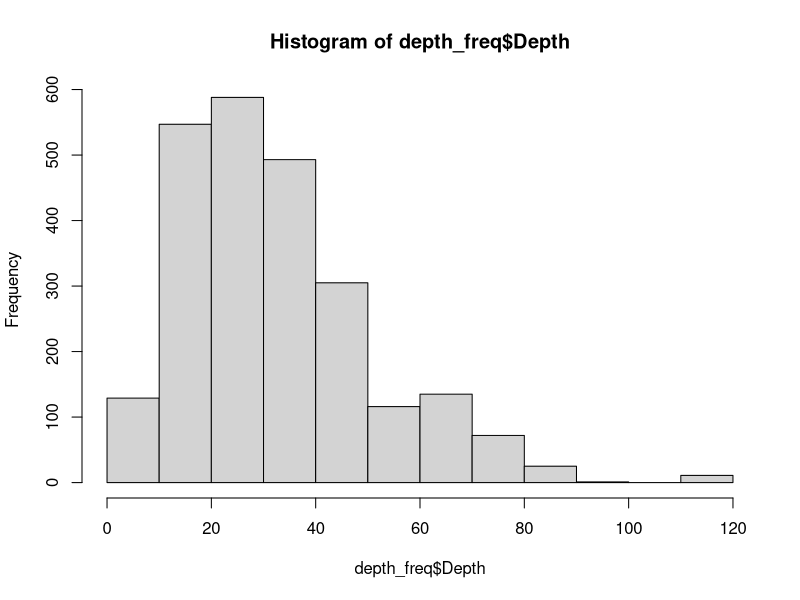

Recreate this plot in R. (Note: this script raises an error after producing the figure.)
### all probability curves

library(tidyverse)
library(dplyr)
library(sm)

setwd("/Users/katieirving/Documents/git/flow_eco_mech")

## work flow
## histograms as probability
## density or probability?
## scale and center using mean depth

## upload data 
## Depth
## Adult

ad_depth_con <- read.csv("output_data/05a_adult_depth_continuous.csv")
ad_depth_cat <- read.csv("output_data/05a_adult_depth_categorical.csv")
juv_depth_con <- read.csv("output_data/05a_juvenile_depth_continuous.csv")
juv_depth_cat <- read.csv("output_data/05a_juvenile_depth_categorical.csv")
sp_depth_cat <- read.csv("output_data/05a_spawning_depth_continuous.csv")

## format spawning
sp_depth_catx <- sp_depth_cat[,c(4,15)]
sp_depth_catx$Depth <- sp_depth_catx$Depth..m.*100
sp_depth_catx$Abundance <- 1
sp_depth_catx$Dataset <- "Saiki"
sp_depth_catx<- sp_depth_catx[, 3:5]
sp_depth_catx$Life_Stage <- "Spawning"
sp_depth_catx
## combine data adult
all_depth <- rbind(ad_depth_con, ad_depth_cat)

all_depth$Life_Stage <- "Adult"
head(all_depth)
all_depth<- all_depth[,-1]

## combine juv depth
juv_depth <- rbind(juv_depth_cat, juv_depth_con)
juv_depth$Life_Stage <- "Juvenile"
juv_depth <- juv_depth[,-1]
## combine all
head(juv_depth)
head(all_depth)
head(sp_depth_catx)
all_depthx <- rbind(all_depth, sp_depth_catx, juv_depth)
all_depthx <- na.omit(all_depthx)
## uncount data into frequency 

## combine data adult
all_depthx <- rbind(ad_depth_con, ad_depth_cat)


depth_freq <- all_depthx %>% 
  uncount(Abundance)
hist(depth_freq$Depth)

##look at different life stages

tx <- depth_freq$Life_Stage == "Adult"
sx <- depth_freq$Life_Stage == "Juvenile"
wx <- depth_freq$Life_Stage == "Spawning"


depth_freq$Dataset_num[tx] <- 1
depth_freq$Dataset_num[sx] <- 2
depth_freq$Dataset_num[wx] <- 3
sum(is.na(depth_freq))

attach(depth_freq)

# create value labels
data.f <- factor(Dataset_num, levels= 1:3,
                 labels = c("Adult", "Juvenile", "Spawning"))
data.f
str(Depth)
as.vector(Depth)
# plot densities
sm.density.compare(as.vector(Depth), Dataset_num, xlab="Depth (cm)")
title(main="Depth Distribution by Life Stage")

# add legend via mouse click
colfill<-c(2:(2+length(levels(data.f))))
legend(locator(1), levels(data.f), fill=colfill)

### individual life stages
## uncount data into frequency

depth_freq <- all_depth %>% 
  uncount(Abundance)
hist(depth_freq$Depth)

##look at different data sets

## compare different data sets
### get numbers for datasets
unique(depth_freq$Dataset)
tx <- depth_freq$Dataset == "Thompson"
sx <- depth_freq$Dataset == "Saiki"
wx <- depth_freq$Dataset == "Wulff"
swx <- depth_freq$Dataset == "SAWA"
smx <- depth_freq$Dataset == "SMEA"

depth_freq$Dataset_num[tx] <- 1
depth_freq$Dataset_num[sx] <- 2
depth_freq$Dataset_num[wx] <- 3
depth_freq$Dataset_num[swx] <- 4
depth_freq$Dataset_num[smx] <- 5

attach(depth_freq)

# create value labels
data.f <- factor(Dataset_num, levels= 1:5,
                 labels = c("Thompson", "Saiki", "Wulff", "SAWA", "SMEA"))
data.f
str(Depth)
as.vector(Depth)
# plot densities
sm.density.compare(as.vector(Depth), Dataset_num, xlab="Depth (cm)")
title(main="Depth Distribution by Dataset")

# add legend via mouse click
colfill<-c(2:(2+length(levels(data.f))))
legend(locator(1), levels(data.f), fill=colfill)

### centered and scaled histogram probability
mean ## 33.5929
(71-33.5929)/4
subset(depth_freq, Scaled_Depth >=2)

depth_freq$Scaled_Depth <-scale(depth_freq$Depth, scale=T, center=T)
scaled_x <- depth_freq$Scaled_Depth
h <- hist(scaled_x)
h$counts=(h$counts/sum(h$counts))*100
plot(h, xlab="Distance from mean Depth", ylab = "Percentage of observations",main = "Adult/Depth: Probability curve")
par(new=TRUE)
xfit<-seq(min(scaled_x),max(scaled_x),length=120)
yfit<-dnorm(xfit,mean=mean(scaled_x),sd=sd(scaled_x))
#plot the line with no axes or labels
plot(xfit, yfit, axes=FALSE, xlab='', ylab='', type='l', col='red' )
#add these now with axis
axis(4, at=pretty(range(yfit)))
scaled_x
dnorm()

### spawning

## uncount data into frequency
sp_depth_catx <- sp_depth_cat[,c(4,15)]
sp_depth_catx$Depth <- sp_depth_catx$Depth..m.*100
sp_depth_catx$Abundance <- 1
sp_depth_catx$Dataset <- "Saiki"
write.csv(sp_depth_catx, "output_data/08a_spawning_depth_abundance.csv")

depth_freq <- sp_depth_catx %>% 
  uncount(Abundance)
hist(depth_freq$Depth)

##look at different sites

## compare different data sets
### get numbers for datasets
unique(depth_freq$Site)
tx <- depth_freq$Site == "MWDA"
sx <- depth_freq$Site == "MWDB"
wx <- depth_freq$Site == "SGRA"
swx <- depth_freq$Site == "SGRB"
tx
sx
wx
swx
depth_freq$Dataset_num[tx] <- 1
depth_freq$Dataset_num[sx] <- 1
depth_freq$Dataset_num[wx] <- 2
depth_freq$Dataset_num[swx] <- 2

depth_freq <- na.omit(depth_freq)
attach(depth_freq)

# create value labels
data.f <- factor(Dataset_num, levels= 1:2,
                 labels = c("Santa Ana", "San Gabriel"))
data.f
str(Depth)
as.vector(Depth)
# plot densities
as.vector(Depth)
sm.density.compare(as.vector(Depth), Dataset_num, xlab="Depth (cm)")
title(main="Depth Distribution by Site (Saiki)")

# add legend via mouse click
colfill<-c(2:(2+length(levels(data.f))))
legend(locator(1), levels(data.f), fill=colfill)

### centered and scaled histogram probability
mean ## 34.5
depth_freq <- na.omit(depth_freq)
mean(depth_freq$Depth)

depth_freq$Scaled_Depth <-scale(depth_freq$Depth, scale=T, center=T)
scaled_x <- depth_freq$Scaled_Depth
h <- hist(scaled_x)
h$counts=(h$counts/sum(h$counts))*100
plot(h, xlab="Distance from mean Depth", ylab = "Percentage of observations",main = "Spawning/Depth: Probability curve")
par(new=TRUE)
xfit<-seq(min(scaled_x),max(scaled_x),length=120)
yfit<-dnorm(xfit,mean=mean(scaled_x),sd=sd(scaled_x))
#plot the line with no axes or labels
plot(xfit, yfit, axes=FALSE, xlab='', ylab='', type='l', col='red' )
#add these now with axis
axis(4, at=pretty(range(yfit)))


### juvenile

juv_depth_con <- read.csv("output_data/05a_juvenile_depth_continuous.csv")
juv_depth_cat <- read.csv("output_data/05a_juvenile_depth_categorical.csv")
# sp_depth_cat <- read.csv("output_data/05a_spawning_depth_continuous.csv")

## combine data
all_depth <- rbind(juv_depth_con, juv_depth_cat)
unique(all_depth$Dataset)
## uncount data into frequency

depth_freq <- all_depth %>% 
  uncount(Abundance)
hist(depth_freq$Depth)

##look at different data sets

## compare different data sets
### get numbers for datasets
unique(depth_freq$Dataset)
sx <- depth_freq$Dataset == "Saiki"
smx <- depth_freq$Dataset == "SMEA"

depth_freq$Dataset_num[sx] <- 1
depth_freq$Dataset_num[smx] <- 2

attach(depth_freq)

# create value labels
data.f <- factor(Dataset_num, levels= 1:2,
                 labels = c("Saiki", "SMEA"))
data.f
str(Depth)
as.vector(Depth)
# plot densities
sm.density.compare(as.vector(Depth), Dataset_num, xlab="Depth (cm)")
title(main="Depth Distribution by Dataset (Juvenile)")

# add legend via mouse click
colfill<-c(2:(2+length(levels(data.f))))
legend(locator(1), levels(data.f), fill=colfill)

# mean ## 36.55253
depth_freq$Scaled_Depth <-scale(depth_freq$Depth, scale=T, center=T)
scaled_x <- depth_freq$Scaled_Depth
h <- hist(scaled_x)
h$counts=(h$counts/sum(h$counts))*100
plot(h,  xlab="Distance from mean Depth", ylab = "Percentage of observations", main = "Juvenile/Depth: Probability curve")
par(new=TRUE)
xfit<-seq(min(scaled_x),max(scaled_x),length=120)
yfit<-dnorm(xfit,mean=mean(scaled_x),sd=sd(scaled_x))
#plot the line with no axes or labels
plot(xfit, yfit, axes=FALSE, xlab='', ylab='', type='l', col='red' )
#add these now with axis
axis(4, at=pretty(range(yfit)))
# axis(1, at=pretty(seq(0,120,1)))

### example of logistic regression with percentage

## frequency column
#### histogram
## use adult data
all_depth <- rbind(ad_depth_con, ad_depth_cat)

depth_freq <- all_depth %>% 
  uncount(Abundance)
hist(depth_freq$Depth)

sum(h$counts)
x <-depth_freq$Depth
h<-hist(x)
fr <- h$counts
per <- ((h$counts/sum(h$counts))*100)
h$counts=(h$counts/sum(h$counts))*100

xfit<-seq(min(x),max(x),length=130)
yfit<-dnorm(xfit,mean=mean(x),sd=sd(x))
yfit <- yfit*diff(h$mids[1:2])*length(x)
lines(xfit, yfit, col="blue", lwd=2)
diff(h$mids[1:2])
xfit ## depths
yfit ## frequencies

percs <- as.data.frame(matrix(ncol=2,nrow=12))
colnames(percs) <- c("freq", "percs")
percs$freq <- fr
percs$percs <- per
percs

freq_df <- cbind(xfit, yfit)

freq_df <- as.data.frame(freq_df)
names(freq_df) <- c("Depth", "Freq")
str(freq_df)
max(freq_df$Freq)


freq_df$f140 <- ifelse(freq_df$Freq >=140, 1,0) ## around 5% of observations
range(freq_df[which(freq_df$f140==1),"Depth"]) ## depths between 64 & 120


freq_df$f300 <- ifelse(freq_df$Freq  >= 300, 1,0) ## around 12.5% of observations
range(freq_df[which(freq_df$f300==1),"Depth"])

freq_df$f493 <- ifelse(freq_df$Freq >= 493 , 1,0) ## around 20.3% of observations
range(freq_df[which(freq_df$f493==1),"Depth"])

# freq_df$fmax <- ifelse(freq_df$Freq > 493, 1,0) ## around 20.3% of observations
# range(freq_df[which(freq_df$fmax==1),"Depth"])

freq_df

## model glm

freq140_glm <- glm(f140~Depth, data=freq_df,family=binomial(link = "logit"))
summary(freq140_glm)

freq300_glm <- glm(f300~Depth, data=freq_df,family=binomial(link = "logit"))
summary(freq300_glm)

freq493_glm <- glm(f493~Depth, data=freq_df,family=binomial(link = "logit"))
summary(freq493_glm)

freqmax_glm <- glm(fmax~Depth, data=freq_df,family=binomial(link = "logit"))
summary(freqmax_glm)


# create range of depth values

xdepth  <- seq(0,130, 0.1)
## prediction

## percentage is in relation to the bins in histogram

ydepth <- predict(freq140_glm, list(Depth = xdepth), type="response")
plot(freq_df$Depth, freq_df$f140, pch = 16, xlab = "Depth (cm)", ylab = "Presence", main="Adult/Depth: 5% Obvs")
lines(xdepth, ydepth) ## need to force through 0


ydepth <- predict(freq300_glm, list(Depth = xdepth), type="response")
plot(freq_df$Depth, freq_df$f300, pch = 16, xlab = "Depth (cm)", ylab = "Presence", main="Adult/Depth: 12.5% Obvs")
lines(xdepth, ydepth) ## need to force through 0

ydepth <- predict(freq493_glm, list(Depth = xdepth), type="response")
plot(freq_df$Depth, freq_df$f493, pch = 16, xlab = "Depth (cm)", ylab = "Presence", main="Adult/Depth: 46% Obvs")
lines(xdepth, ydepth) ## need to force through 0

ydepth <- predict(freqmax_glm, list(Depth = xdepth), type="response")
plot(freq_df$Depth, freq_df$fmax, pch = 16, xlab = "Depth (cm)", ylab = "Presence", main="Adult/Depth: 46% Obvs")
lines(xdepth, ydepth) ## need to force through 0

## back to prob curves

## temperature
ad_temp_con <- read.csv("output_data/05a_adult_temperature_continuous.csv")
juv_temp_con <- read.csv("output_data/05a_juvenile_temperature_continuous.csv")
sp_temp_con <- read.csv("output_data/05a_spawning_temperature_continuous.csv")
juv_temp_con
## adult
ad_temp_con
## uncount data into frequency

temp_freq <- ad_temp_con %>% 
  uncount(abundance)
hist(temp_freq$Temp)

##look at different data sets

## compare different data sets
### get numbers for datasets
unique(temp_freq$Dataset)
sx <- temp_freq$Dataset == "Saiki"
swx <- temp_freq$Dataset == "SAWA"

temp_freq$Dataset_num[sx] <- 1
temp_freq$Dataset_num[swx] <- 2

attach(temp_freq)

# create value labels
data.f <- factor(Dataset_num, levels= 1:2,
                 labels = c("Saiki", "SAWA"))


# plot densities
sm.density.compare(as.vector(Temp), Dataset_num, xlab="Temp")
title(main="Temp Distribution by Dataset (Adult)")

# add legend via mouse click
colfill<-c(2:(2+length(levels(data.f))))
legend(locator(1), levels(data.f), fill=colfill)

mean(temp_freq$Temp) ## 19.19221
temp_freq$Scaled_Temp <-scale(temp_freq$Temp, scale=T, center=T)
scaled_x <- temp_freq$Scaled_Temp
h <- hist(scaled_x)
h$counts=(h$counts/sum(h$counts))*100
plot(h,  xlab="Distance from mean Temp", ylab = "Percentage of observations", main = "Adult/Temp: Probability curve")
par(new=TRUE)
xfit<-seq(min(scaled_x),max(scaled_x),length=120)
yfit<-dnorm(xfit,mean=mean(scaled_x),sd=sd(scaled_x))
#plot the line with no axes or labels
plot(xfit, yfit, axes=FALSE, xlab='', ylab='', type='l', col='red' )
#add these now with axis
axis(4, at=pretty(range(yfit)))
# axis(1, at=pretty(seq(0,120,1)))

## Juvenile

juv_temp_con
## adult
ad_temp_con
## uncount data into frequency

temp_freq <- juv_temp_con %>% 
  uncount(Abundance)
hist(temp_freq$Temp)

mean(temp_freq$Temp) ## 17.02222
temp_freq$Scaled_Temp <-scale(temp_freq$Temp, scale=T, center=T)
scaled_x <- temp_freq$Scaled_Temp
h <- hist(scaled_x)
h$counts=(h$counts/sum(h$counts))*100
plot(h,  xlab="Distance from mean Temp", ylab = "Percentage of observations", main = "Juvenile/Temp: Probability curve")
par(new=TRUE)
xfit<-seq(min(scaled_x),max(scaled_x),length=120)
yfit<-dnorm(xfit,mean=mean(scaled_x),sd=sd(scaled_x))
#plot the line with no axes or labels
plot(xfit, yfit, axes=FALSE, xlab='', ylab='', type='l', col='red' )
#add these now with axis
axis(4, at=pretty(range(yfit)))
# axis(1, at=pretty(seq(0,120,1)))
min(temp_freq$Temp)

## spawning
sp_temp_conx <- sp_temp_con[,c(4,14)]
sp_temp_conx$Temp <- sp_temp_conx$Temp...C.
sp_temp_conx$Temp...C. <- NULL
sp_temp_conx$Abundance <- 1
sp_temp_conx$Dataset <- "Saiki"

sp_temp_conx
sp_temp_conx <- na.omit(sp_temp_conx)
write.csv(sp_temp_conx, "output_data/08a_spawning_temp_abundance.csv")
temp_freq <- sp_temp_conx %>% 
  uncount(Abundance)
hist(temp_freq$Temp)

mean(temp_freq$Temp) ## 19.482
temp_freq$Scaled_Temp <-scale(temp_freq$Temp, scale=T, center=T)
scaled_x <- temp_freq$Scaled_Temp
h <- hist(scaled_x)
h$counts=(h$counts/sum(h$counts))*100
plot(h,  xlab="Distance from mean Temp", ylab = "Percentage of observations", main = "Spawning/Temp: Probability curve")
par(new=TRUE)
xfit<-seq(min(scaled_x),max(scaled_x),length=120)
yfit<-dnorm(xfit,mean=mean(scaled_x),sd=sd(scaled_x))
#plot the line with no axes or labels
plot(xfit, yfit, axes=FALSE, xlab='', ylab='', type='l', col='red' )
#add these now with axis
axis(4, at=pretty(range(yfit)))
# axis(1, at=pretty(seq(0,120,1)))
min(temp_freq$Temp)

## velocity

ad_vel_con <- read.csv("output_data/05a_adult_velocity_continuous.csv")
# ad_vel_cat <- read.csv("output_data/05a_adult_velocity_categorical.csv") ## bottom velocity
juv_vel_con <- read.csv("output_data/05a_juvenile_velocity_continuous.csv")
# juv_vel_cat <- read.csv("output_data/05a_juvenile_velocity_categorical.csv") ## bottom velocity
sp_vel_con <- read.csv("output_data/05a_spawning_temperature_continuous.csv")
sp_vel_conx <- sp_vel_con[,c(4,16)]
sp_vel_conx$Velocity <- sp_vel_conx$Current..m.sec.
sp_vel_conx$Current..m.sec. <- NULL
sp_vel_conx$Abundance <- 1
sp_vel_conx$Dataset <- "Saiki"
sp_vel_conx <- na.omit(sp_vel_conx)
write.csv(sp_vel_conx, "output_data/08a_spawning_velocity_abundance")
## adult
ad_vel_con2 <- subset(ad_vel_con, Dataset=="Saiki")
ad_vel_con2


## uncount frequency
vel_freq <- ad_vel_con2 %>% 
  uncount(Abundance)
hist(vel_freq$Velocity)


## compare different data sets
### get numbers for datasets


#### curve
mean(vel_freq$Velocity) ## 0.3422552, -1 = 0.09ms
min(vel_freq$Velocity)
vel_freq$Scaled_Vel <-scale(vel_freq$Velocity, scale=T, center=T)
scaled_x <- vel_freq$Scaled_Vel
h <- hist(scaled_x)
h$counts=(h$counts/sum(h$counts))*100
plot(h,  xlab="Distance from mean Velocity", ylab = "Percentage of observations", main = "Adult/Velocity: Probability curve")
par(new=TRUE)
xfit<-seq(min(scaled_x),max(scaled_x),length=120)
yfit<-dnorm(xfit,mean=mean(scaled_x),sd=sd(scaled_x))
#plot the line with no axes or labels
plot(xfit, yfit, axes=FALSE, xlab='', ylab='', type='l', col='red' )
#add these now with axis
axis(4, at=pretty(range(yfit)))
# axis(1, at=pretty(seq(0,120,1)))
dnorm(-2, mean=mean(scaled_x),sd=sd(scaled_x))

## spawning
## uncount frequency
vel_freq <- sp_vel_conx %>% 
  uncount(Abundance)
hist(vel_freq$Velocity)


## compare different data sets
### get numbers for datasets


#### curve
mean(vel_freq$Velocity) ## 0.2751097, -1 = 0.09ms
min(vel_freq$Velocity)
vel_freq$Scaled_Vel <-scale(vel_freq$Velocity, scale=T, center=T)
scaled_x <- vel_freq$Scaled_Vel
h <- hist(scaled_x)
h$counts=(h$counts/sum(h$counts))*100
plot(h,  xlab="Distance from mean Velocity", ylab = "Percentage of observations", main = "Spawning/Velocity: Probability curve")
par(new=TRUE)
xfit<-seq(min(scaled_x),max(scaled_x),length=120)
yfit<-dnorm(xfit,mean=mean(scaled_x),sd=sd(scaled_x))
#plot the line with no axes or labels
plot(xfit, yfit, axes=FALSE, xlab='', ylab='', type='l', col='red' )
#add these now with axis
axis(4, at=pretty(range(yfit)))
# axis(1, at=pretty(seq(0,120,1)))
dnorm(-2, mean=mean(scaled_x),sd=sd(scaled_x))

vel_freq

## check saiki site velocity
saiki_vel <- read.csv("output_data/05a_saiki_site_adult_velocity.csv")
saiki_vel
##look at different data sets - need site info
unique(saiki_vel$Site)
ma <- saiki_vel$Site == "MWDA"
mb <- saiki_vel$Site == "MWDB"
m8 <- saiki_vel$Site == "MWD8"
sa <- saiki_vel$Site == "SGRA"
sb <- saiki_vel$Site == "SGRB"

saiki_vel$Dataset_num[ma] <- 1
saiki_vel$Dataset_num[mb] <- 1
saiki_vel$Dataset_num[m8] <- 1
saiki_vel$Dataset_num[sa] <- 2
saiki_vel$Dataset_num[sb] <- 2

attach(saiki_vel)

# create value labels
data.f <- factor(Dataset_num, levels= 1:2,
                 labels = c("Santa Ana", "San Gabriel"))


# plot densities
sm.density.compare(as.vector(Velocity), Dataset_num, xlab="Velocity")
title(main="Velocity Distribution by Site (Saiki)")

# add legend via mouse click
colfill<-c(2:(2+length(levels(data.f))))
legend(locator(1), levels(data.f), fill=colfill)

## simplified histogram

ad_depth_con <- read.csv("output_data/05a_adult_depth_continuous.csv")
ad_depth_cat <- read.csv("output_data/05a_adult_depth_categorical.csv")

## uncount data into frequency
all_depth <- rbind(ad_depth_con, ad_depth_cat)

depth_freq <- all_depth %>% 
  uncount(Abundance)
hist(depth_freq$Depth)


### centered and scaled histogram probability - simplified and saved high res

jpeg("figures/simple_prob_curve.jpg", width = 800, height = 1000)
# subset(depth_freq, Scaled_Depth >=2)
depth_freq$Scaled_Depth <-scale(depth_freq$Depth, scale=T, center=T)
scaled_x <- depth_freq$Scaled_Depth
h <- hist(scaled_x, plot=F)
h$counts=(h$counts/sum(h$counts))*100
plot(h,lty="white",xlab="Depth (cm)", ylab = "Habitat Suitability",main = "")
par(new=TRUE)
xfit<-seq(min(scaled_x),max(scaled_x),length=120)
yfit<-dnorm(xfit,mean=mean(scaled_x),sd=sd(scaled_x))
#plot the line with no axes or labels
plot(xfit, yfit, axes=FALSE,xlab="", ylab="", type='l', col='red')
dev.off()

dnorm(1, mean=mean(scaled_x),sd=sd(scaled_x))

#add these now with axis
axis(2, at=pretty(range(yfit)))

## not scaled check
# subset(depth_freq, Scaled_Depth >=2)

x <- depth_freq$Depth
h <- hist(x, plot=F)
h$counts=(h$counts/sum(h$counts))*100
plot(h,lty="white",xlab="Depth (cm)", ylab = "Probability of Suitable Habitat",main = "Adult Santa Ana Sucker")
par(new=TRUE)
xfit<-seq(min(x),max(x),length=120)
yfit<-dnorm(xfit,mean=mean(scaled_x),sd=sd(scaled_x))
#plot the line with no axes or labels
plot(xfit, yfit, axes=FALSE,xlab="", ylab="", type='l', col='red')

#add these now with axis
axis(2, at=pretty(range(yfit)))
